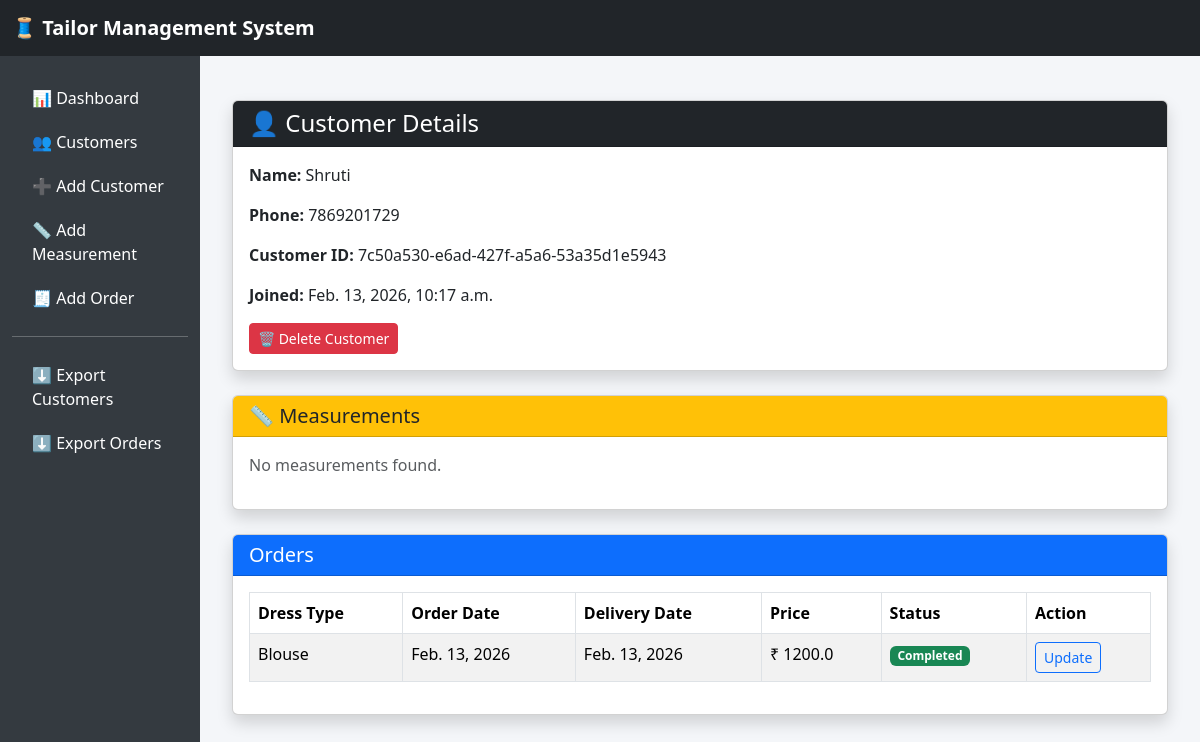
Page /customers/2/ on the committed database.
### Tailor/models.py (models this page shows, shortened)
class Customer(models.Model):
    customer_id = models.UUIDField(default=uuid.uuid4, editable=False, unique=True)
    name = models.CharField(max_length=100)
    phone = models.CharField(max_length=15)
    created_at = models.DateTimeField(auto_now_add=True)

class Order(models.Model):
    STATUS = [
        ('Pending', 'Pending'),
        ('In Progress', 'In Progress'),
        ('Completed', 'Completed'),
    ]
    customer = models.ForeignKey(Customer, on_delete=models.CASCADE, related_name="orders")
    dress_type = models.CharField(max_length=50)
    coming_date = models.DateField(auto_now_add=True)  # 🔥 Auto order date
    delivery_date = models.DateField()
    price = models.FloatField()
    status = models.CharField(max_length=20, choices=STATUS, default='Pending')

### Tailor/views.py (the view)
# urls.py: path('customers/<int:pk>/', views.customer_detail, name='customer_detail'),
def customer_detail(request, pk):
    customer = get_object_or_404(Customer, pk=pk)
    context = {
        "customer": customer,
        "measurements":customer.measurements.all(),
        "orders": customer.orders.all(),
    }
    return render(request, "Tailor/customer_detail.html", context)

### Tailor/templates/Tailor/customer_detail.html
{% extends "tailor/base.html" %}
{% block content %}
<div class="container mt-4">
    <div class="card shadow mb-4">
        <div class="card-header bg-dark text-white">
            <h4 class="mb-0">👤 Customer Details</h4>
        </div>
        <div class="card-body">
            <p><strong>Name:</strong> {{ customer.name }}</p>
            <p><strong>Phone:</strong> {{ customer.phone }}</p>
            <p><strong>Customer ID:</strong> {{ customer.customer_id }}</p>
            <p><strong>Joined:</strong> {{ customer.created_at }}</p>
            <a href="{% url 'delete_customer' customer.id %}"
               class="btn btn-danger btn-sm">
                🗑 Delete Customer
            </a>
        </div>
    </div>
    <div class="card shadow mb-4">
        <div class="card-header bg-warning">
            <h5 class="mb-0">📏 Measurements</h5>
        </div>
        <div class="card-body">
            {% if measurements %}
                <table class="table table-bordered table-striped">
                    <thead>
                        <tr>
                            <th>Dress Type</th>
                            <th>Measurements</th>
                            <th>Created At</th>
                        </tr>
                    </thead>
                    <tbody>
                        {% for m in measurements %}
                        <tr>
                            <td>{{ m.dress_type }}</td>
                            <td>
                                <pre class="mb-0">{{ m.measurements }}</pre>
                            </td>
                            <td>{{ m.created_at }}</td>
                        </tr>
                        {% endfor %}
                    </tbody>
                </table>
            {% else %}
                <p class="text-muted">No measurements found.</p>
            {% endif %}
        </div>
    </div>
    <div class="card shadow mt-4">
        <div class="card-header bg-primary text-white">
            <h5 class="mb-0">Orders</h5>
        </div>
        <div class="card-body">
            {% if orders %}
                <table class="table table-bordered table-striped">
                    <thead>
                        <tr>
                            <th>Dress Type</th>
                            <th>Order Date</th>
                            <th>Delivery Date</th>
                            <th>Price</th>
                            <th>Status</th>
                            <th>Action</th>
                        </tr>
                    </thead>
                    <tbody>
                        {% for order in orders %}
                        <tr>
                            <td>{{ order.dress_type }}</td>
                            <td>{{ order.coming_date }}</td>
                            <td>{{ order.delivery_date }}</td>
                            <td>₹ {{ order.price }}</td>
                            <td>
                                <span class="badge
                                    {% if order.status == 'Completed' %} bg-success
                                    {% elif order.status == 'In Progress' %} bg-warning
                                    {% elif order.status == 'Pending' %} bg-danger
                                    {% else %} bg-info
                                    {% endif %}">
                                    {{ order.status }}
                                </span>
                            </td>
                            <td>
                                <a href="{% url 'update_order' order.id %}"
                                class="btn btn-sm btn-outline-primary">
                                    Update
                                </a>
                            </td>
                        </tr>
                        {% endfor %}
                    </tbody>
                </table>
                {% else %}
            <p class="text-muted">No orders found.</p>
            {% endif %}
        </div>
    </div>
{% endblock %}

### Tailor/templates/Tailor/base.html (style rules this page uses)
body { background-color: #f4f6f9; }

### rows in the picture
Customer: name "Shruti", phone "7869201729", customer_id "7c50a530-e6ad-427f-a5a6-53a35d1e5943", created_at "Feb. 13, 2026, 10:17 a.m."
Order: dress_type "Blouse", coming_date "Feb. 13, 2026", delivery_date "Feb. 13, 2026", price "1200.0", status "Completed"
